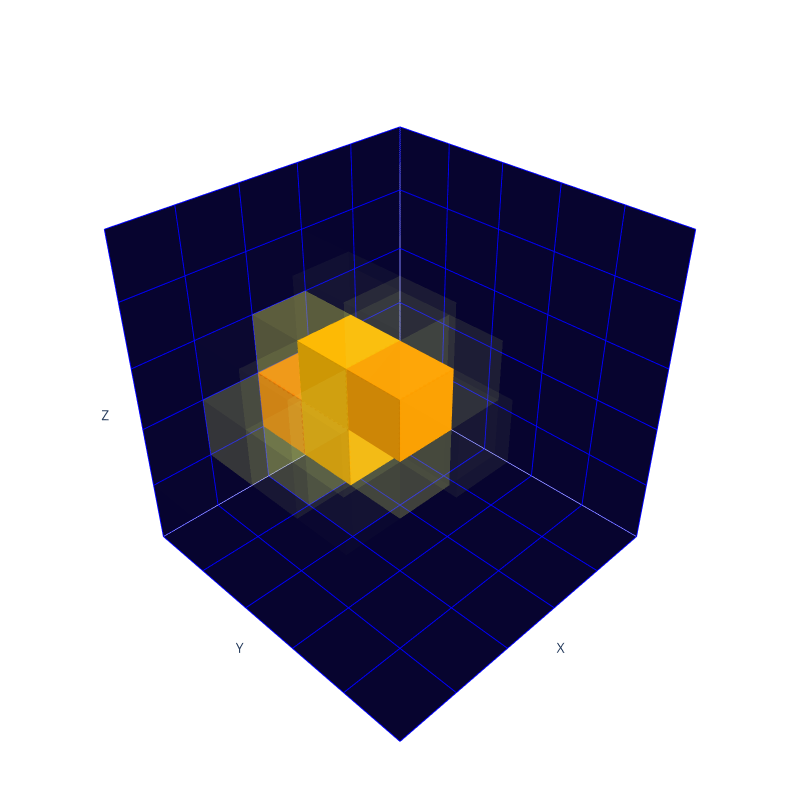

Notebook code cell kept with this figure:
### Code cell
from utils import plotly_generate
x_recon = result['x_recon_final'].reshape(5,5,5).detach().cpu().numpy()
max_recon = np.max(x_recon)


plotly_generate(x_recon, max_recon)

### Figure 1 — Plotly figure (JSON) as saved in the notebook; plotly's stock layout.template omitted (floating-point values rounded to 4 significant figures)
{"data": [{"color": "#E4FF7A", "colorbar": {"thickness": 20, "title": {"text": "Voxel Values"}}, "flatshading": true, "i": [7, 0, 0, 0, 4, 4, 6, 6, 4, 0, 3, 2], "j": [3, 4, 1, 2, 5, 6, 5, 2, 0, 1, 6, 3], "k": [0, 7, 2, 3, 6, 7, 1, 1, 5, 5, 7, 6], "opacity": 0.00605, "type": "mesh3d", "x": [0, 0, 1, 1, 0, 0, 1, 1], "y": [0, 1, 1, 0, 0, 1, 1, 0], "z": [1, 1, 1, 1, 2, 2, 2, 2]}, {"color": "#E4FF7A", "colorbar": {"thickness": 20, "title": {"text": "Voxel Values"}}, "flatshading": true, "i": [7, 0, 0, 0, 4, 4, 6, 6, 4, 0, 3, 2], "j": [3, 4, 1, 2, 5, 6, 5, 2, 0, 1, 6, 3], "k": [0, 7, 2, 3, 6, 7, 1, 1, 5, 5, 7, 6], "opacity": 0.0151, "type": "mesh3d", "x": [1, 1, 2, 2, 1, 1, 2, 2], "y": [0, 1, 1, 0, 0, 1, 1, 0], "z": [0, 0, 0, 0, 1, 1, 1, 1]}, {"color": "#F6EF39", "colorbar": {"thickness": 20, "title": {"text": "Voxel Values"}}, "flatshading": true, "i": [7, 0, 0, 0, 4, 4, 6, 6, 4, 0, 3, 2], "j": [3, 4, 1, 2, 5, 6, 5, 2, 0, 1, 6, 3], "k": [0, 7, 2, 3, 6, 7, 1, 1, 5, 5, 7, 6], "opacity": 0.3467, "type": "mesh3d", "x": [1, 1, 2, 2, 1, 1, 2, 2], "y": [0, 1, 1, 0, 0, 1, 1, 0], "z": [1, 1, 1, 1, 2, 2, 2, 2]}, {"color": "#E4FF7A", "colorbar": {"thickness": 20, "title": {"text": "Voxel Values"}}, "flatshading": true, "i": [7, 0, 0, 0, 4, 4, 6, 6, 4, 0, 3, 2], "j": [3, 4, 1, 2, 5, 6, 5, 2, 0, 1, 6, 3], "k": [0, 7, 2, 3, 6, 7, 1, 1, 5, 5, 7, 6], "opacity": 0.01097, "type": "mesh3d", "x": [1, 1, 2, 2, 1, 1, 2, 2], "y": [0, 1, 1, 0, 0, 1, 1, 0], "z": [2, 2, 2, 2, 3, 3, 3, 3]}, {"color": "#E4FF7A", "colorbar": {"thickness": 20, "title": {"text": "Voxel Values"}}, "flatshading": true, "i": [7, 0, 0, 0, 4, 4, 6, 6, 4, 0, 3, 2], "j": [3, 4, 1, 2, 5, 6, 5, 2, 0, 1, 6, 3], "k": [0, 7, 2, 3, 6, 7, 1, 1, 5, 5, 7, 6], "opacity": 0.002641, "type": "mesh3d", "x": [1, 1, 2, 2, 1, 1, 2, 2], "y": [1, 2, 2, 1, 1, 2, 2, 1], "z": [0, 0, 0, 0, 1, 1, 1, 1]}, {"color": "#E6FD72", "colorbar": {"thickness": 20, "title": {"text": "Voxel Values"}}, "flatshading": true, "i": [7, 0, 0, 0, 4, 4, 6, 6, 4, 0, 3, 2], "j": [3, 4, 1, 2, 5, 6, 5, 2, 0, 1, 6, 3], "k": [0, 7, 2, 3, 6, 7, 1, 1, 5, 5, 7, 6], "opacity": 0.05466, "type": "mesh3d", "x": [1, 1, 2, 2, 1, 1, 2, 2], "y": [1, 2, 2, 1, 1, 2, 2, 1], "z": [1, 1, 1, 1, 2, 2, 2, 2]}, {"color": "#E4FE76", "colorbar": {"thickness": 20, "title": {"text": "Voxel Values"}}, "flatshading": true, "i": [7, 0, 0, 0, 4, 4, 6, 6, 4, 0, 3, 2], "j": [3, 4, 1, 2, 5, 6, 5, 2, 0, 1, 6, 3], "k": [0, 7, 2, 3, 6, 7, 1, 1, 5, 5, 7, 6], "opacity": 0.04053, "type": "mesh3d", "x": [1, 1, 2, 2, 1, 1, 2, 2], "y": [1, 2, 2, 1, 1, 2, 2, 1], "z": [2, 2, 2, 2, 3, 3, 3, 3]}, {"color": "#E4FF7A", "colorbar": {"thickness": 20, "title": {"text": "Voxel Values"}}, "flatshading": true, "i": [7, 0, 0, 0, 4, 4, 6, 6, 4, 0, 3, 2], "j": [3, 4, 1, 2, 5, 6, 5, 2, 0, 1, 6, 3], "k": [0, 7, 2, 3, 6, 7, 1, 1, 5, 5, 7, 6], "opacity": 0.009437, "type": "mesh3d", "x": [1, 1, 2, 2, 1, 1, 2, 2], "y": [2, 3, 3, 2, 2, 3, 3, 2], "z": [1, 1, 1, 1, 2, 2, 2, 2]}, {"color": "#E6FD72", "colorbar": {"thickness": 20, "title": {"text": "Voxel Values"}}, "flatshading": true, "i": [7, 0, 0, 0, 4, 4, 6, 6, 4, 0, 3, 2], "j": [3, 4, 1, 2, 5, 6, 5, 2, 0, 1, 6, 3], "k": [0, 7, 2, 3, 6, 7, 1, 1, 5, 5, 7, 6], "opacity": 0.05758, "type": "mesh3d", "x": [1, 1, 2, 2, 1, 1, 2, 2], "y": [2, 3, 3, 2, 2, 3, 3, 2], "z": [2, 2, 2, 2, 3, 3, 3, 3]}, {"color": "#E9FA67", "colorbar": {"thickness": 20, "title": {"text": "Voxel Values"}}, "flatshading": true, "i": [7, 0, 0, 0, 4, 4, 6, 6, 4, 0, 3, 2], "j": [3, 4, 1, 2, 5, 6, 5, 2, 0, 1, 6, 3], "k": [0, 7, 2, 3, 6, 7, 1, 1, 5, 5, 7, 6], "opacity": 0.1146, "type": "mesh3d", "x": [2, 2, 3, 3, 2, 2, 3, 3], "y": [0, 1, 1, 0, 0, 1, 1, 0], "z": [0, 0, 0, 0, 1, 1, 1, 1]}, {"color": "#FC7F00", "colorbar": {"thickness": 20, "title": {"text": "Voxel Values"}}, "flatshading": true, "i": [7, 0, 0, 0, 4, 4, 6, 6, 4, 0, 3, 2], "j": [3, 4, 1, 2, 5, 6, 5, 2, 0, 1, 6, 3], "k": [0, 7, 2, 3, 6, 7, 1, 1, 5, 5, 7, 6], "opacity": 1, "type": "mesh3d", "x": [2, 2, 3, 3, 2, 2, 3, 3], "y": [0, 1, 1, 0, 0, 1, 1, 0], "z": [1, 1, 1, 1, 2, 2, 2, 2]}, {"color": "#EEF554", "colorbar": {"thickness": 20, "title": {"text": "Voxel Values"}}, "flatshading": true, "i": [7, 0, 0, 0, 4, 4, 6, 6, 4, 0, 3, 2], "j": [3, 4, 1, 2, 5, 6, 5, 2, 0, 1, 6, 3], "k": [0, 7, 2, 3, 6, 7, 1, 1, 5, 5, 7, 6], "opacity": 0.202, "type": "mesh3d", "x": [2, 2, 3, 3, 2, 2, 3, 3], "y": [0, 1, 1, 0, 0, 1, 1, 0], "z": [2, 2, 2, 2, 3, 3, 3, 3]}, {"color": "#E4FF7A", "colorbar": {"thickness": 20, "title": {"text": "Voxel Values"}}, "flatshading": true, "i": [7, 0, 0, 0, 4, 4, 6, 6, 4, 0, 3, 2], "j": [3, 4, 1, 2, 5, 6, 5, 2, 0, 1, 6, 3], "k": [0, 7, 2, 3, 6, 7, 1, 1, 5, 5, 7, 6], "opacity": 0.002711, "type": "mesh3d", "x": [2, 2, 3, 3, 2, 2, 3, 3], "y": [0, 1, 1, 0, 0, 1, 1, 0], "z": [3, 3, 3, 3, 4, 4, 4, 4]}, {"color": "#E4FE76", "colorbar": {"thickness": 20, "title": {"text": "Voxel Values"}}, "flatshading": true, "i": [7, 0, 0, 0, 4, 4, 6, 6, 4, 0, 3, 2], "j": [3, 4, 1, 2, 5, 6, 5, 2, 0, 1, 6, 3], "k": [0, 7, 2, 3, 6, 7, 1, 1, 5, 5, 7, 6], "opacity": 0.0234, "type": "mesh3d", "x": [2, 2, 3, 3, 2, 2, 3, 3], "y": [1, 2, 2, 1, 1, 2, 2, 1], "z": [0, 0, 0, 0, 1, 1, 1, 1]}, {"color": "#FFB100", "colorbar": {"thickness": 20, "title": {"text": "Voxel Values"}}, "flatshading": true, "i": [7, 0, 0, 0, 4, 4, 6, 6, 4, 0, 3, 2], "j": [3, 4, 1, 2, 5, 6, 5, 2, 0, 1, 6, 3], "k": [0, 7, 2, 3, 6, 7, 1, 1, 5, 5, 7, 6], "opacity": 1, "type": "mesh3d", "x": [2, 2, 3, 3, 2, 2, 3, 3], "y": [1, 2, 2, 1, 1, 2, 2, 1], "z": [1, 1, 1, 1, 2, 2, 2, 2]}, {"color": "#FFB700", "colorbar": {"thickness": 20, "title": {"text": "Voxel Values"}}, "flatshading": true, "i": [7, 0, 0, 0, 4, 4, 6, 6, 4, 0, 3, 2], "j": [3, 4, 1, 2, 5, 6, 5, 2, 0, 1, 6, 3], "k": [0, 7, 2, 3, 6, 7, 1, 1, 5, 5, 7, 6], "opacity": 1, "type": "mesh3d", "x": [2, 2, 3, 3, 2, 2, 3, 3], "y": [1, 2, 2, 1, 1, 2, 2, 1], "z": [2, 2, 2, 2, 3, 3, 3, 3]}, {"color": "#E4FF7A", "colorbar": {"thickness": 20, "title": {"text": "Voxel Values"}}, "flatshading": true, "i": [7, 0, 0, 0, 4, 4, 6, 6, 4, 0, 3, 2], "j": [3, 4, 1, 2, 5, 6, 5, 2, 0, 1, 6, 3], "k": [0, 7, 2, 3, 6, 7, 1, 1, 5, 5, 7, 6], "opacity": 0.02146, "type": "mesh3d", "x": [2, 2, 3, 3, 2, 2, 3, 3], "y": [1, 2, 2, 1, 1, 2, 2, 1], "z": [3, 3, 3, 3, 4, 4, 4, 4]}, {"color": "#EAF963", "colorbar": {"thickness": 20, "title": {"text": "Voxel Values"}}, "flatshading": true, "i": [7, 0, 0, 0, 4, 4, 6, 6, 4, 0, 3, 2], "j": [3, 4, 1, 2, 5, 6, 5, 2, 0, 1, 6, 3], "k": [0, 7, 2, 3, 6, 7, 1, 1, 5, 5, 7, 6], "opacity": 0.131, "type": "mesh3d", "x": [2, 2, 3, 3, 2, 2, 3, 3], "y": [2, 3, 3, 2, 2, 3, 3, 2], "z": [1, 1, 1, 1, 2, 2, 2, 2]}, {"color": "#FFA000", "colorbar": {"thickness": 20, "title": {"text": "Voxel Values"}}, "flatshading": true, "i": [7, 0, 0, 0, 4, 4, 6, 6, 4, 0, 3, 2], "j": [3, 4, 1, 2, 5, 6, 5, 2, 0, 1, 6, 3], "k": [0, 7, 2, 3, 6, 7, 1, 1, 5, 5, 7, 6], "opacity": 1, "type": "mesh3d", "x": [2, 2, 3, 3, 2, 2, 3, 3], "y": [2, 3, 3, 2, 2, 3, 3, 2], "z": [2, 2, 2, 2, 3, 3, 3, 3]}, {"color": "#E6FD72", "colorbar": {"thickness": 20, "title": {"text": "Voxel Values"}}, "flatshading": true, "i": [7, 0, 0, 0, 4, 4, 6, 6, 4, 0, 3, 2], "j": [3, 4, 1, 2, 5, 6, 5, 2, 0, 1, 6, 3], "k": [0, 7, 2, 3, 6, 7, 1, 1, 5, 5, 7, 6], "opacity": 0.05031, "type": "mesh3d", "x": [2, 2, 3, 3, 2, 2, 3, 3], "y": [2, 3, 3, 2, 2, 3, 3, 2], "z": [3, 3, 3, 3, 4, 4, 4, 4]}, {"color": "#E4FE76", "colorbar": {"thickness": 20, "title": {"text": "Voxel Values"}}, "flatshading": true, "i": [7, 0, 0, 0, 4, 4, 6, 6, 4, 0, 3, 2], "j": [3, 4, 1, 2, 5, 6, 5, 2, 0, 1, 6, 3], "k": [0, 7, 2, 3, 6, 7, 1, 1, 5, 5, 7, 6], "opacity": 0.03418, "type": "mesh3d", "x": [2, 2, 3, 3, 2, 2, 3, 3], "y": [3, 4, 4, 3, 3, 4, 4, 3], "z": [2, 2, 2, 2, 3, 3, 3, 3]}, {"color": "#E9FA67", "colorbar": {"thickness": 20, "title": {"text": "Voxel Values"}}, "flatshading": true, "i": [7, 0, 0, 0, 4, 4, 6, 6, 4, 0, 3, 2], "j": [3, 4, 1, 2, 5, 6, 5, 2, 0, 1, 6, 3], "k": [0, 7, 2, 3, 6, 7, 1, 1, 5, 5, 7, 6], "opacity": 0.1178, "type": "mesh3d", "x": [3, 3, 4, 4, 3, 3, 4, 4], "y": [0, 1, 1, 0, 0, 1, 1, 0], "z": [1, 1, 1, 1, 2, 2, 2, 2]}, {"color": "#E4FF7A", "colorbar": {"thickness": 20, "title": {"text": "Voxel Values"}}, "flatshading": true, "i": [7, 0, 0, 0, 4, 4, 6, 6, 4, 0, 3, 2], "j": [3, 4, 1, 2, 5, 6, 5, 2, 0, 1, 6, 3], "k": [0, 7, 2, 3, 6, 7, 1, 1, 5, 5, 7, 6], "opacity": 0.008428, "type": "mesh3d", "x": [3, 3, 4, 4, 3, 3, 4, 4], "y": [0, 1, 1, 0, 0, 1, 1, 0], "z": [2, 2, 2, 2, 3, 3, 3, 3]}, {"color": "#E6FD72", "colorbar": {"thickness": 20, "title": {"text": "Voxel Values"}}, "flatshading": true, "i": [7, 0, 0, 0, 4, 4, 6, 6, 4, 0, 3, 2], "j": [3, 4, 1, 2, 5, 6, 5, 2, 0, 1, 6, 3], "k": [0, 7, 2, 3, 6, 7, 1, 1, 5, 5, 7, 6], "opacity": 0.04241, "type": "mesh3d", "x": [3, 3, 4, 4, 3, 3, 4, 4], "y": [1, 2, 2, 1, 1, 2, 2, 1], "z": [1, 1, 1, 1, 2, 2, 2, 2]}, {"color": "#E6FD72", "colorbar": {"thickness": 20, "title": {"text": "Voxel Values"}}, "flatshading": true, "i": [7, 0, 0, 0, 4, 4, 6, 6, 4, 0, 3, 2], "j": [3, 4, 1, 2, 5, 6, 5, 2, 0, 1, 6, 3], "k": [0, 7, 2, 3, 6, 7, 1, 1, 5, 5, 7, 6], "opacity": 0.04191, "type": "mesh3d", "x": [3, 3, 4, 4, 3, 3, 4, 4], "y": [1, 2, 2, 1, 1, 2, 2, 1], "z": [2, 2, 2, 2, 3, 3, 3, 3]}, {"color": "#E4FF7A", "colorbar": {"thickness": 20, "title": {"text": "Voxel Values"}}, "flatshading": true, "i": [7, 0, 0, 0, 4, 4, 6, 6, 4, 0, 3, 2], "j": [3, 4, 1, 2, 5, 6, 5, 2, 0, 1, 6, 3], "k": [0, 7, 2, 3, 6, 7, 1, 1, 5, 5, 7, 6], "opacity": 0.007174, "type": "mesh3d", "x": [3, 3, 4, 4, 3, 3, 4, 4], "y": [2, 3, 3, 2, 2, 3, 3, 2], "z": [1, 1, 1, 1, 2, 2, 2, 2]}, {"color": "#E6FD72", "colorbar": {"thickness": 20, "title": {"text": "Voxel Values"}}, "flatshading": true, "i": [7, 0, 0, 0, 4, 4, 6, 6, 4, 0, 3, 2], "j": [3, 4, 1, 2, 5, 6, 5, 2, 0, 1, 6, 3], "k": [0, 7, 2, 3, 6, 7, 1, 1, 5, 5, 7, 6], "opacity": 0.05015, "type": "mesh3d", "x": [3, 3, 4, 4, 3, 3, 4, 4], "y": [2, 3, 3, 2, 2, 3, 3, 2], "z": [2, 2, 2, 2, 3, 3, 3, 3]}, {"color": "#E4FF7A", "colorbar": {"thickness": 20, "title": {"text": "Voxel Values"}}, "flatshading": true, "i": [7, 0, 0, 0, 4, 4, 6, 6, 4, 0, 3, 2], "j": [3, 4, 1, 2, 5, 6, 5, 2, 0, 1, 6, 3], "k": [0, 7, 2, 3, 6, 7, 1, 1, 5, 5, 7, 6], "opacity": 0.002249, "type": "mesh3d", "x": [4, 4, 5, 5, 4, 4, 5, 5], "y": [0, 1, 1, 0, 0, 1, 1, 0], "z": [1, 1, 1, 1, 2, 2, 2, 2]}], "layout": {"height": 800, "margin": {"b": 0, "l": 0, "r": 0, "t": 0}, "paper_bgcolor": "rgba(0, 0, 0, 0)", "plot_bgcolor": "rgba(0, 0, 0, 0)", "scene": {"aspectmode": "cube", "camera": {"center": {"x": 0, "y": 0, "z": 0}, "eye": {"x": 1.5, "y": 1.5, "z": 1.5}}, "xaxis": {"backgroundcolor": "#07042F", "gridcolor": "blue", "range": [0, 5], "showticklabels": false, "title": {"text": "X"}}, "yaxis": {"backgroundcolor": "#07042F", "gridcolor": "blue", "range": [0, 5], "showticklabels": false, "title": {"text": "Y"}}, "zaxis": {"backgroundcolor": "#07042F", "gridcolor": "blue", "range": [0, 5], "showticklabels": false, "title": {"text": "Z"}}}, "width": 800}}
